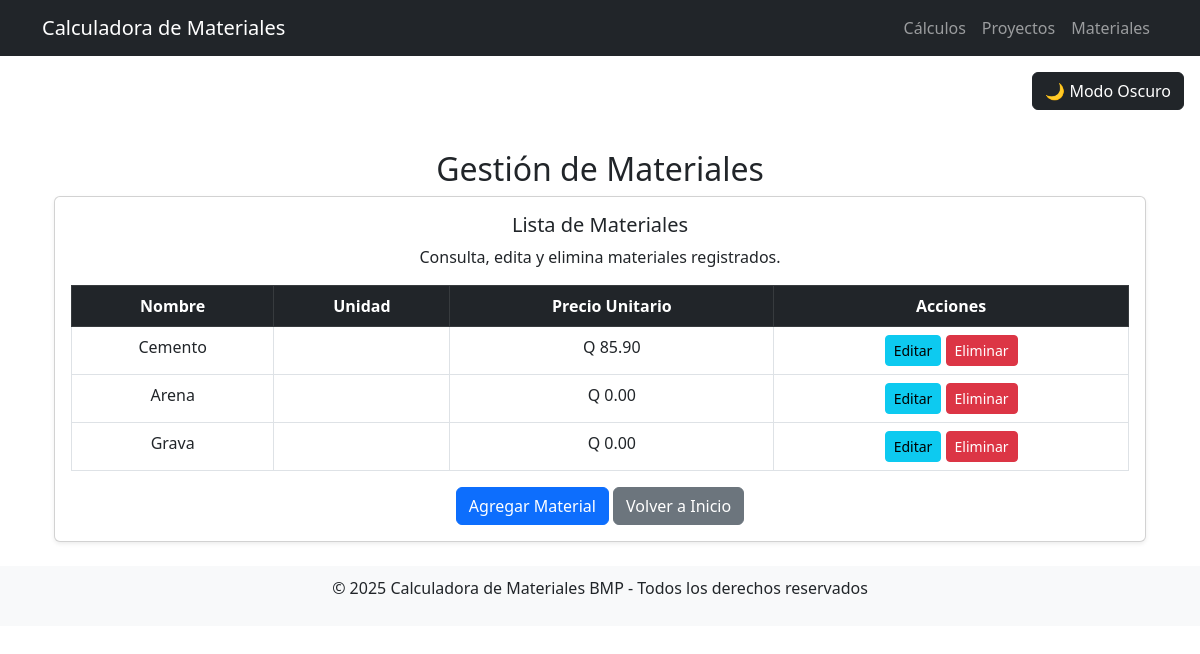
Page /calculos/materiales/ on the earlier database version.
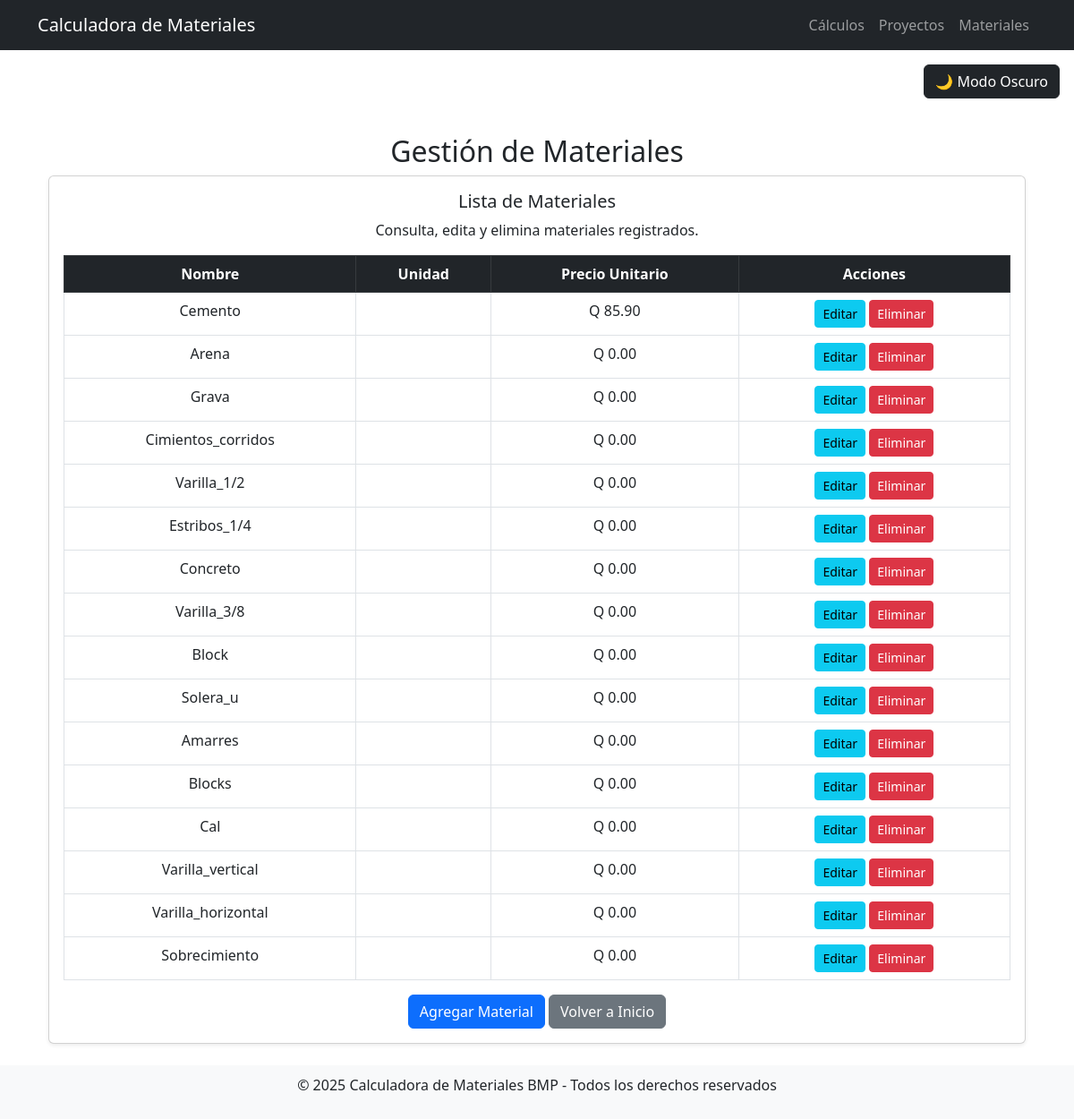
Same page on the later database version.
### materiales/models.py (models this page shows, shortened)
class Material(models.Model):
    nombre = models.CharField(max_length=100, unique=True)
    unidad = models.CharField(max_length=20, choices=UNIDADES_MEDIDA, default='unidad')
    precio_unitario = models.DecimalField(max_digits=10, decimal_places=2)
    cantidad_consumida = models.FloatField(default=0.0, help_text="Cantidad total de material consumido")
    cantidad_pendiente = models.FloatField(default=0.0, help_text="Cantidad total de material pendiente")

### calculos/views.py (the view)
# urls.py: path('materiales/', gestionar_materiales, name='gestionar_materiales'),
def gestionar_materiales(request):
    materiales = Material.objects.all()
    return render(request, 'calculos/gestionar_materiales.html', {'materiales': materiales})

### calculos/templates/calculos/gestionar_materiales.html
{% extends 'base.html' %}
{% block content %}
<div class="container mt-4">
    <h2 class="text-center">Gestión de Materiales</h2>
    <div class="row text-center">
        <div class="col-md-12">
            <div class="card shadow-sm">
                <div class="card-body">
                    <h5 class="card-title">Lista de Materiales</h5>
                    <p class="card-text">Consulta, edita y elimina materiales registrados.</p>
                    <table class="table table-bordered mt-3">
                        <thead class="table-dark">
                            <tr>
                                <th>Nombre</th>
                                <th>Unidad</th>
                                <th>Precio Unitario</th>
                                <th>Acciones</th>
                            </tr>
                        </thead>
                        <tbody>
                            {% for material in materiales %}
                            <tr>
                                <td>{{ material.nombre }}</td>
                                <td>{{ material.unidad_medida }}</td>
                                <td>Q {{ material.precio_unitario }}</td>
                                <td>
                                    <a href="{% url 'editar_material' material.id %}" class="btn btn-info btn-sm">Editar</a>
                                    <a href="{% url 'eliminar_material' material.id %}" class="btn btn-danger btn-sm">Eliminar</a>
                                </td>
                            </tr>
                            {% empty %}
                            <tr>
                                <td colspan="4" class="text-center">No hay materiales registrados.</td>
                            </tr>
                            {% endfor %}
                        </tbody>
                    </table>
                    <a href="{% url 'agregar_material' %}" class="btn btn-primary">Agregar Material</a>
                    <a href="{% url 'home' %}" class="btn btn-secondary">Volver a Inicio</a>
                </div>
            </div>
        </div>
    </div>
</div>
{% endblock %}

Differences in the rows shown:
added Material: nombre "Cimientos_corridos", precio_unitario "0.00"
added Material: nombre "Varilla_1/2", precio_unitario "0.00"
added Material: nombre "Estribos_1/4", precio_unitario "0.00"
added Material: nombre "Concreto", precio_unitario "0.00"
added Material: nombre "Varilla_3/8", precio_unitario "0.00"
added Material: nombre "Block", precio_unitario "0.00"
added Material: nombre "Solera_u", precio_unitario "0.00"
added Material: nombre "Amarres", precio_unitario "0.00"
added Material: nombre "Blocks", precio_unitario "0.00"
added Material: nombre "Cal", precio_unitario "0.00"
added Material: nombre "Varilla_vertical", precio_unitario "0.00"
added Material: nombre "Varilla_horizontal", precio_unitario "0.00"
added Material: nombre "Sobrecimiento", precio_unitario "0.00"
